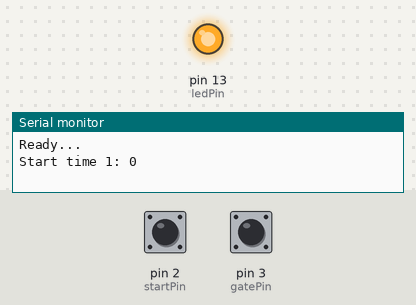
The sketch below on a simulated Arduino Uno, built with avr-gcc and run on an emulated ATmega328P. On the bench: output pins drawn as LEDs (lit = HIGH), the last lines printed to the serial monitor. The test bench sets the inputs (shaded band); at power-on: pin 3 (gatePin) HIGH, pin 2 (startPin) HIGH.

Above: at 1.2 s.
1.3 s: pin 3 (gatePin) pulled LOW for 0.15 s
At 2.5 s:
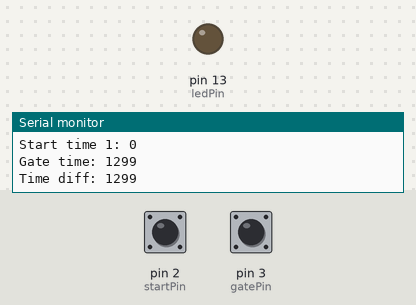
Timing chart, 0 to 4.3 s (numbered marks = the images above; inputs shaded):
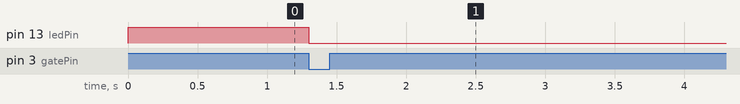

The sketch:

two-button-timer.ino
```cpp
const int startPin = 2;
const int gatePin = 3;
const int ledPin =  13;

int isStarted = false;
int hasTriggeredGate = false;

unsigned long startTime = 0;
unsigned long gateTime = 0;

void setup() {
  pinMode(ledPin, OUTPUT);
  pinMode(startPin, INPUT_PULLUP);
  pinMode(gatePin, INPUT_PULLUP);

  Serial.begin(9600);
  Serial.println("Ready...");
}

void loop() {
  int startState = digitalRead(startPin);

  // Turn on LED while measurement is running
  int measRunning = isStarted && !hasTriggeredGate;
  digitalWrite(ledPin, measRunning);

  // Handle start trigger
  if (HIGH == startState && !isStarted) {
    startTime = millis();
    isStarted = true;
    Serial.print("Start time 1: ");
    Serial.println(startTime);
  }

  // Handle gate trigger
  int gateState = digitalRead(gatePin);
  if (LOW == gateState && !hasTriggeredGate) {
    gateTime = millis();
    hasTriggeredGate = true;
    Serial.print("Gate time: ");
    Serial.println(gateTime);
    Serial.print("Time diff: ");
    unsigned long timeDiff = gateTime - startTime;
    Serial.println(timeDiff);
  }
}
```

Measured:
- after the input at 1.3 s, pin 13 (ledPin): HIGH → LOW at once
